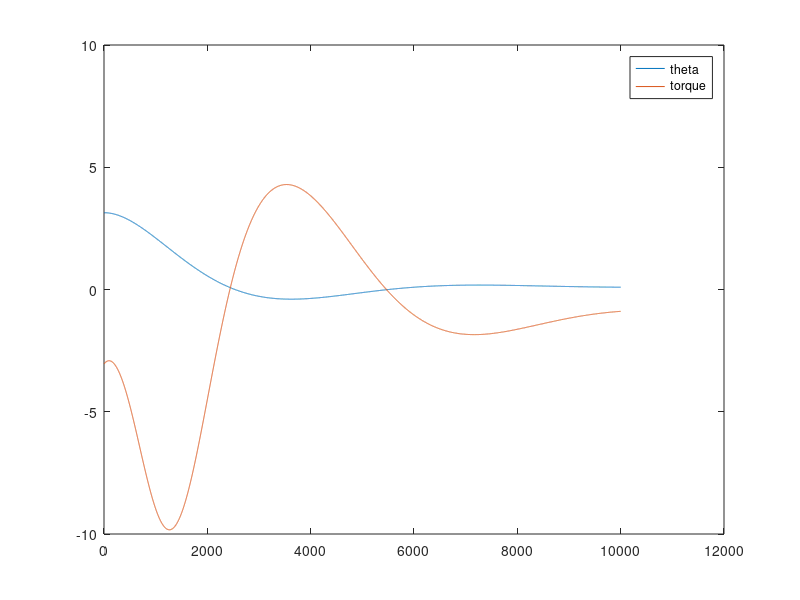
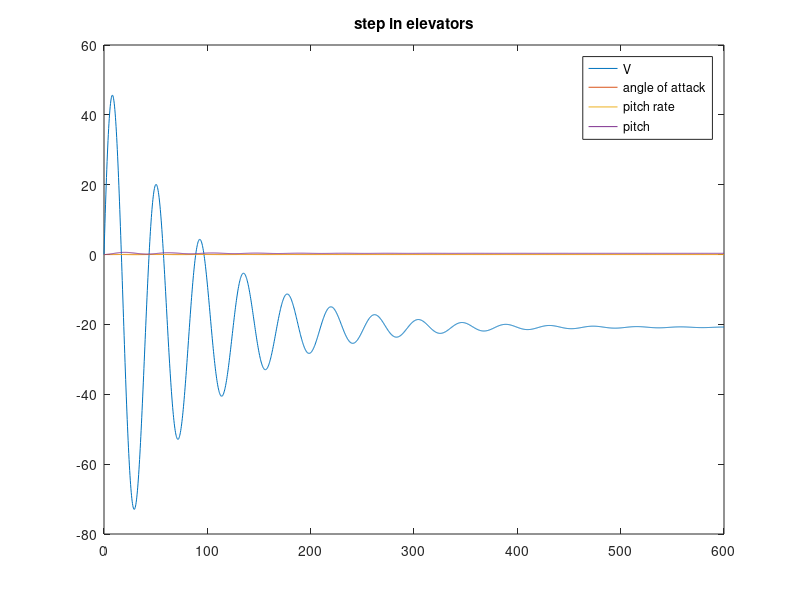
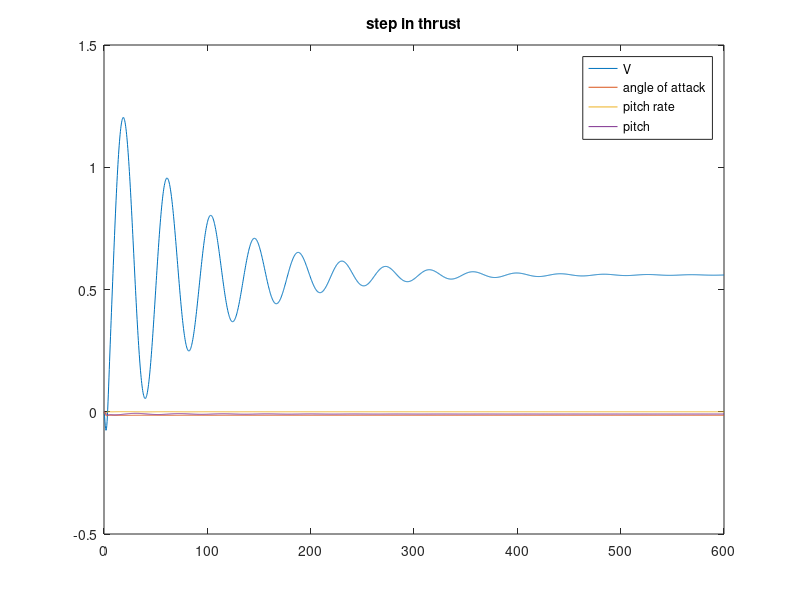

Write the MATLAB code that produced these figures, in order.
%% Inverted Pendulum feedback linearization
close all; clear all; clc;
l = 1;
m = 1;
b = .1;
g = 9.8;
Kp = 1;
Kd = .9;

Ts = [];
thetas = [];
dthetas = [];
dt = .001;

theta_des = 0;
dtheta = 0;
theta = pi;

for t=0:dt:10

    % Calculate Feedback linearizing control input
    T = m*l^2*(Kp*(theta_des-theta)-Kd*dtheta + b/(m*l^2) - g/l*sin(theta));
    
    ddtheta = g/l*sin(theta) - b/(m*l^2)*dtheta + T/(m*l^2);
    dtheta = dtheta + ddtheta*dt;
    theta = theta + dtheta*dt;
    
    Ts = [Ts; T];
    thetas = [thetas; theta];
    dthetas = [dthetas; dtheta];
end

plot(thetas)
hold on
plot(Ts)
legend('theta','torque')

%% Linearized aircraft dynamics

A = [-.038, 18.984, 0, -32.174;
     -.001, -.632, 1, 0;
     0, -.759, -.518, 0;
     0, 0, 1, 0];
 
B = [10.1, 0;
     0, -.0086;
     .025, -.011;
     0, 0];
 
C = eye(4);
D = [];

sys = ss(A,B,C,D);
[y,t] = step(sys);

figure()
plot(t,squeeze(y(:,:,1)))
legend('V','angle of attack', 'pitch rate', 'pitch')
title('step in elevators')

figure()
plot(t,squeeze(y(:,:,2)))
legend('V','angle of attack', 'pitch rate', 'pitch')
title('step in thrust')

max(real(eig(A)))

% This system is stable because all eigenvalues of A have negative real
% part